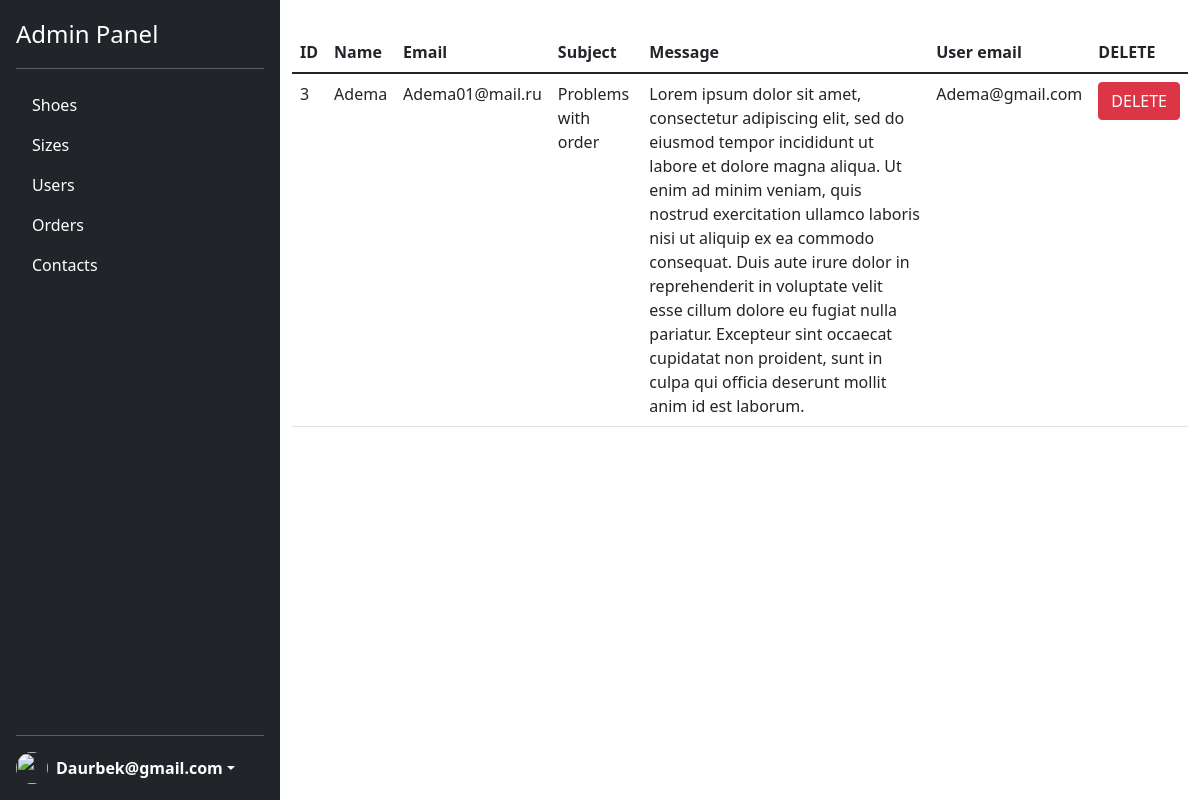
The page /adminContacts/ (signed in) on the database as committed earlier.
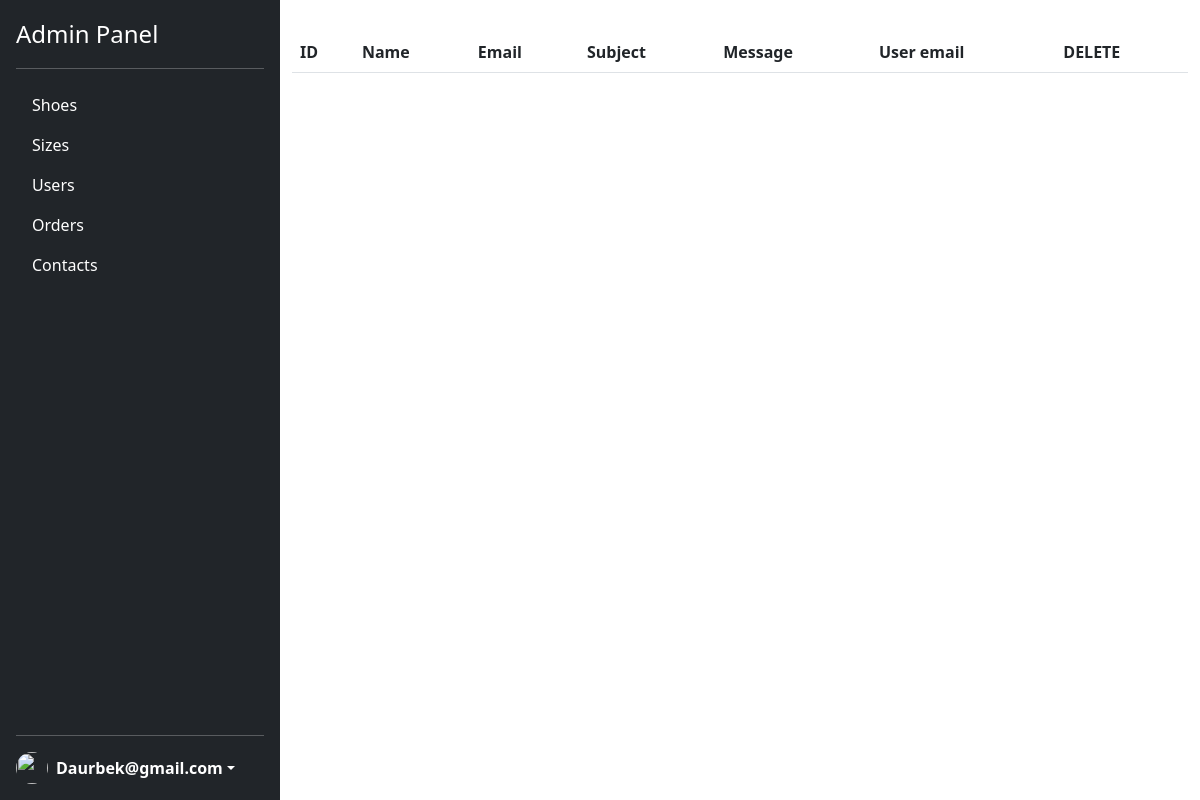
The same page on the database as committed later.
### Nike/models.py (models this page shows)
class Contact(models.Model):
    userId=models.ForeignKey(User, on_delete=models.CASCADE)
    contactName=models.CharField(max_length=100)
    contactSubject=models.CharField(max_length=100)
    contactEmail=models.EmailField()
    contactMessage=models.TextField()

### Nike/views.py (the view)
# urls.py: path('adminContacts/',showAdminContacts),
@login_required
def showAdminContacts(request):
    if request.user.is_superuser:
        return render(request, 'Admin_templates/adminContacts.html',
                      context={'contacts': getAllContacts()})
    else:
        return redirect('/')

### Nike/DBmanager.py (called while the page is built)
def getAllContacts():
    return Contact.objects.all()

### Nike/templates/Admin_templates/adminContacts.html
{% extends 'Admin_templates/adminPanel.html' %}
{% load static %}
{% block adminContainer %}
            <div class="container">
                           <div class="row mt-3">
                                 <div class="col">
                                        <table class="table mt-3">
                                              <thead class="thead-dark">
                                                    <tr>
                                                          <th scope="col">ID</th>
                                                          <th scope="col">Name</th>
                                                          <th scope="col">Email</th>
                                                          <th scope="col">Subject</th>
                                                          <th scope="col">Message</th>
                                                          <th scope="col">User email</th>
                                                          <th scope="col">DELETE</th>
                                                    </tr>
                                              </thead>
                                              <tbody>
                                                   {% for contact in contacts %}
                                                       <tr>
                                                              <td>{{ contact.id }}</td>
                                                              <td>{{ contact.contactName }}</td>
                                                              <td>{{ contact.contactEmail }}</td>
                                                              <td>{{ contact.contactSubject }}</td>
                                                              <td>{{ contact.contactMessage }}</td>
                                                              <td>{{ contact.userId.email }}</td>
                                                              <td>
                                                                <a href="/adminPanel/deleteContact?id={{ contact.id }}" class="btn btn-danger ml-auto">DELETE</a>
                                                              </td>
                                                       </tr>
                                                   {% endfor %}
                                              </tbody>
                                        </table>
                                 </div>
                           </div>
                      </div>
{% endblock adminContainer %}

Rows that differ between the two databases and show on the page:
removed Contact: id "3", contactName "Adema", contactEmail "Adema01@mail.ru", contactSubject "Problems with order", contactMessage "Lorem ipsum dolor sit amet, consectetur adipiscing elit, sed do eiusmod tempor incididunt ut labore et dolore magna aliqua. Ut enim ad minim veniam, quis nostrud exercitation ullamco laboris nisi ut aliquip ex ea commodo consequat. Duis aute irure dolor in reprehenderit in voluptate velit esse cillum dolore eu fugiat nulla pariatur. Excepteur sint occaecat cupidatat non proident, sunt in culpa qui officia deserunt mollit anim id est laborum.", userId.email "Adema@gmail.com"
